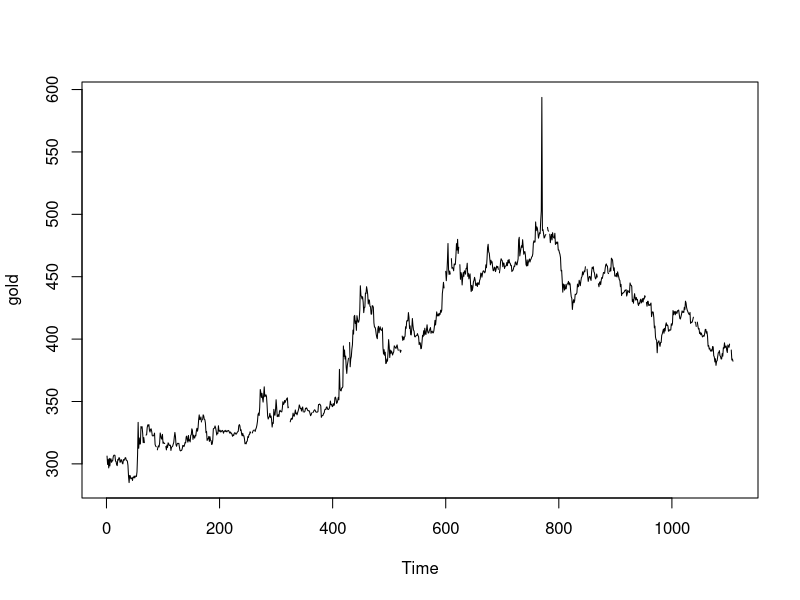
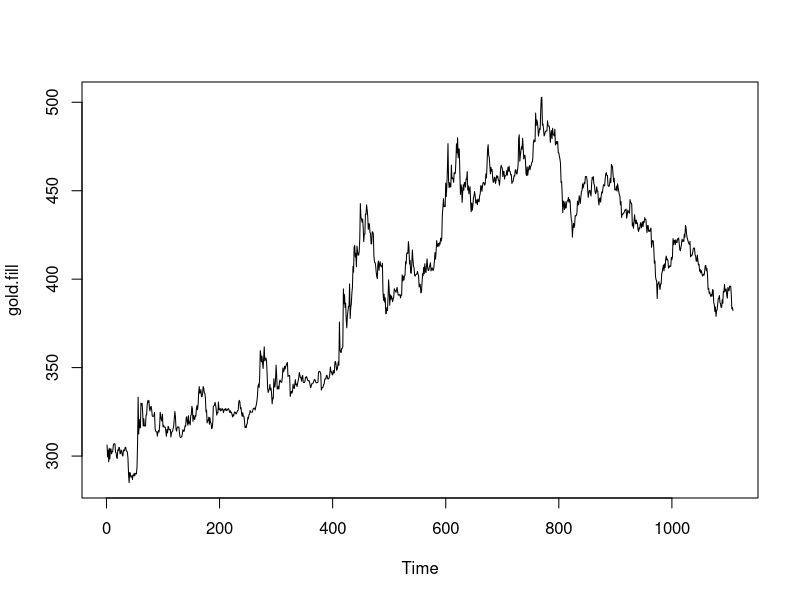
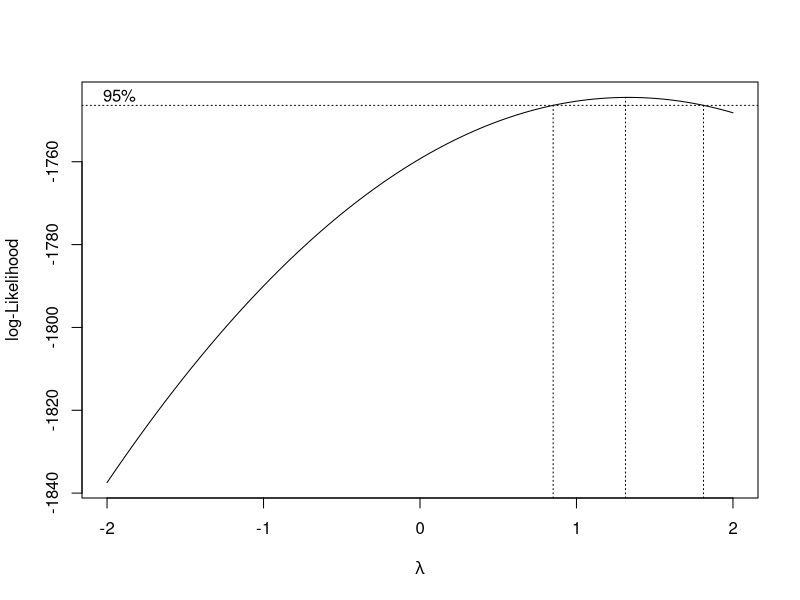
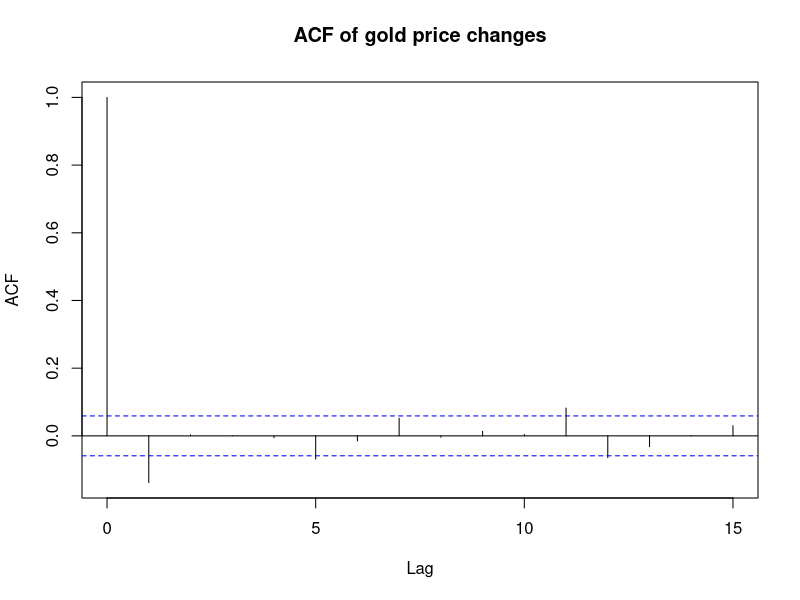
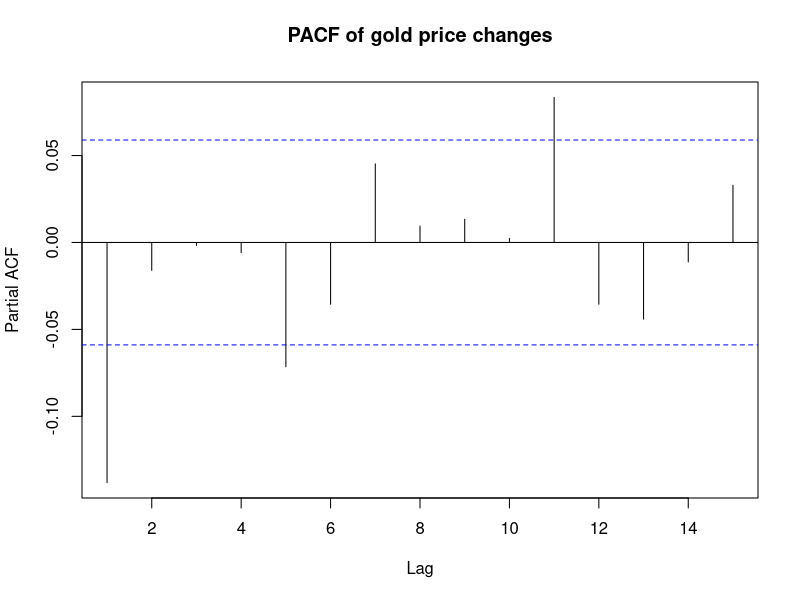
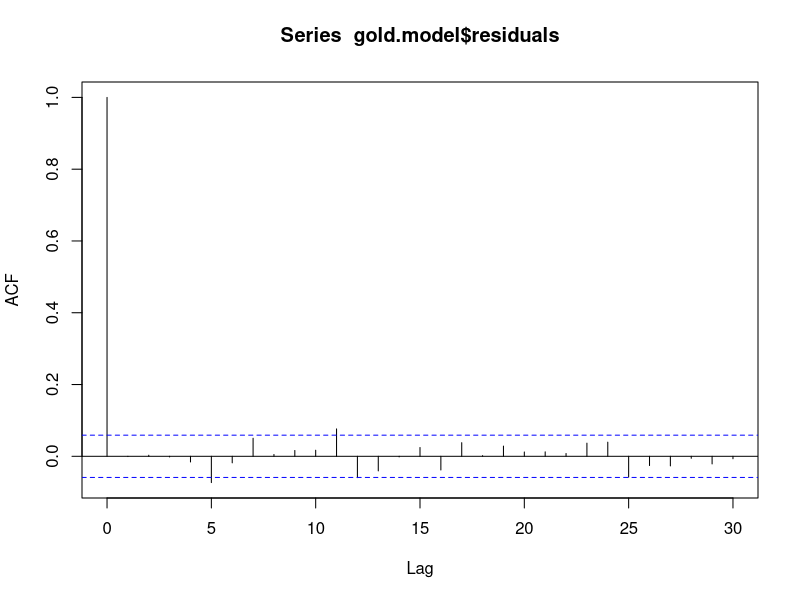
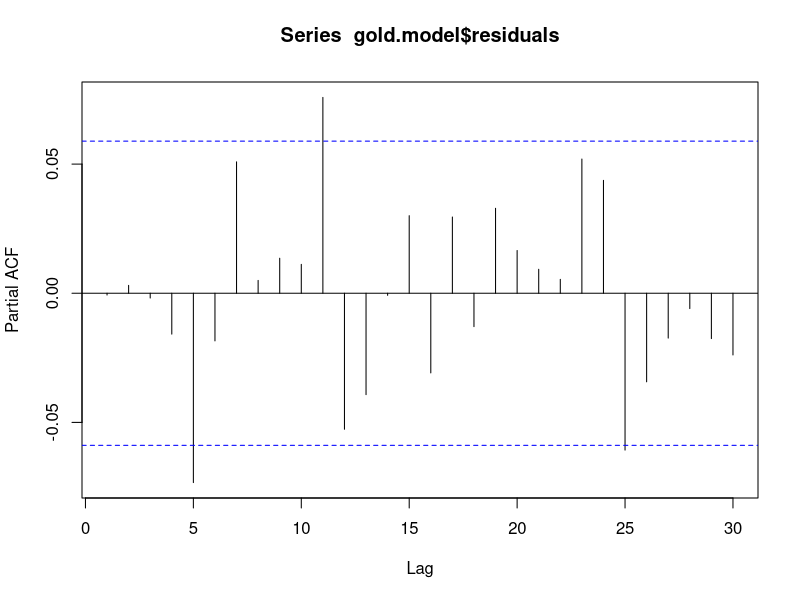
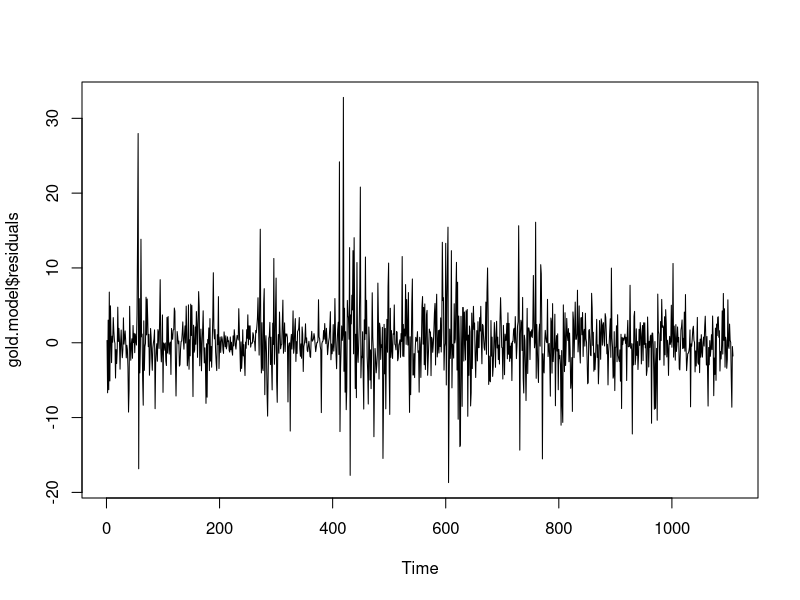

R code for these plots, in order:
## ---- chunk 1
#| output: false
library(forecast)
library(zoo)
library(MASS)
library(tseries)
library(lmtest)
## ---- chunk 2
help(gold)
plot(gold)
summary(gold)
## ---- chunk 3
gold.fill <- na.locf(gold)
gold[61:70]
gold.fill[61:70]
## ---- chunk 4
#which observations are we seeing?
gold.fill[gold.fill>500]
#which index values are they?
(1:length(gold.fill))[gold.fill>500]
#about when does this take place?
as.Date('1985-01-01') + 769*(7/5)
#how big are the changes?
diff(gold.fill)[769:770]
#what are the largest daily changes before and after this?
range(diff(gold.fill)[1:768])
range(diff(gold.fill)[-1:-770])
## ---- chunk 5
gold.fill[770] <- gold.fill[769]
plot(gold.fill)
## ---- chunk 6
boxcox(gold.fill~1)
## ---- chunk 7
#testing the original series: 'TRUE' suggests stationarity
suppressWarnings(adf.test(gold.fill)$p.value < 0.05)
suppressWarnings(kpss.test(gold.fill)$p.value > 0.05)

#testing the first differences: 'TRUE' suggests stationarity
suppressWarnings(adf.test(diff(gold.fill))$p.value < 0.05)
suppressWarnings(kpss.test(diff(gold.fill))$p.value > 0.05)
## ---- chunk 8
acf(diff(gold.fill),lag.max=15,main='ACF of gold price changes')
pacf(diff(gold.fill),lag.max=15,main='PACF of gold price changes')
## ---- chunk 9
auto.arima(gold.fill,d=1,seasonal=FALSE,max.p=4,max.q=4,
           stepwise=FALSE,approximation=FALSE)
## ---- chunk 10
c(ARIMA011=arima(gold.fill,order=c(0,1,1))$aic,
  ARIMA110=arima(gold.fill,order=c(1,1,0))$aic,
  ARIMA111=arima(gold.fill,order=c(1,1,1))$aic,
  ARIMA010=arima(gold.fill,order=c(0,1,0))$aic)
## ---- chunk 11
gold.model <- arima(gold.fill,order=c(0,1,1),include.mean=FALSE)
forecast(gold.model,h=1)
predict(gold.model,n.ahead=1)
## ---- chunk 12
#check for normality of the estimated innovations
#  (note, only affects standard errors, not main findings)
shapiro.test(gold.model$residuals)
ks.test(gold.model$residuals,pnorm,sd=sd(gold.model$residuals))

#check for lingering autocorrelation in the estimated innovations
dwtest(gold.model$residuals~1)
Box.test(gold.model$residuals,fitdf=1,type='Ljung-Box')
acf(gold.model$residuals)
pacf(gold.model$residuals)

#check for stationarity of the estimated innovations
suppressWarnings(adf.test(gold.model$residuals))
suppressWarnings(kpss.test(gold.model$residuals))

plot(gold.model$residuals)
hist(gold.model$residuals)
